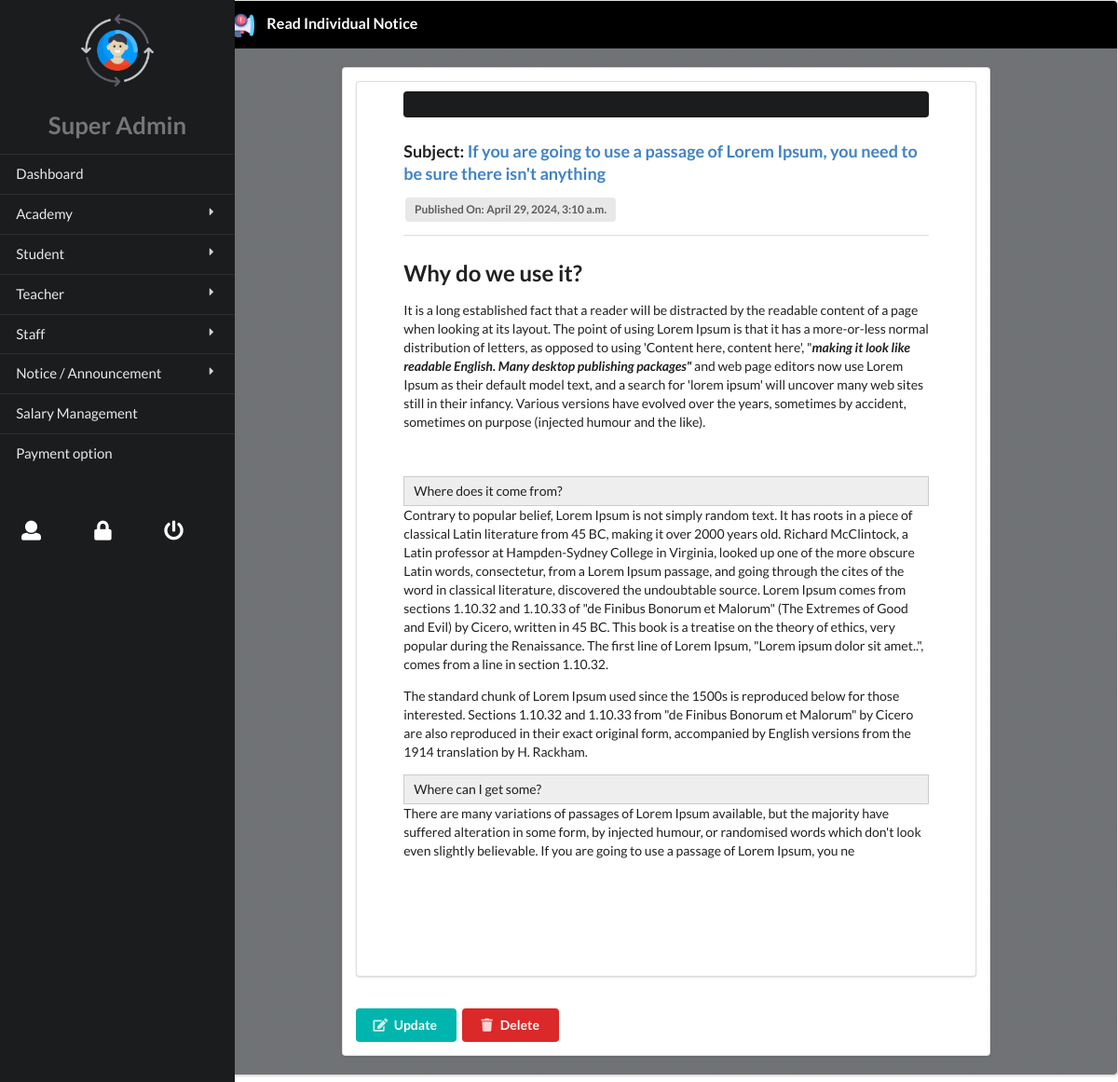
Page /superadmin/readnotice/4 on the committed database.
### superadminmanagement/models.py (models this page shows, shortened)
class Notice(models.Model):
    category_choice = {
        ('1', 'All'),
        ('2', 'Students'),
        ('3', 'Teachers'),
        ('4', 'Staffs'),
        ('5', 'Students & Teachers'),
        ('6', 'Staffs & Teachers'),
        ('7', 'Administrations'),
    }
    ACTION_CHOICE = {
        ('1', 'Publish'),
        ('0', 'Save as Draft'),
    }
    notice_subject  = models.CharField(max_length=255)
    notice_body     = RichTextField()
    publish_date    = models.DateTimeField(auto_now_add=True)
    publish_category = models.CharField(max_length=20, choices=category_choice, default=1)
    active_status   = models.CharField(max_length=2, choices=ACTION_CHOICE, default=1)
    class Meta:
        ordering = ['-publish_date']

### superadminmanagement/views.py (the view)
# urls.py: path('readnotice/<pk>', views.ReadNotice.as_view(), name="readnotice"),
class ReadNotice(DetailView):
    model = Notice
    template_name = 'superadmin/academic/individualnotice.html'
    context_object_name = 'notice'

### templates/superadmin/academic/individualnotice.html (shortened to what this page needs)
{% extends 'superadmin/menu.html' %}
{% load static %}
{% block body %}
<div class="thirteen wide column" style="z-index: 99;">
    <div class="ui segments">
        <h2 class="ui segment bg-black large block header">
            <img src="{% static '/img/notice.png' %}" alt="" class="ui mini image"> Read Individual Notice
        </h2>
        <div class="ui inverted secondary segment" style="padding: 20px 20px; margin: auto;">
            <div class="ui segment" style="width: 75%; margin: auto;">
                <div class="ui segment px-5 py-5" style="padding-bottom: 80px;">
                    <div class="ui inverted segment"></div>
                    <h3>
                        Subject: <a href="" class="ui link">{{notice.notice_subject}}</a>
                    </h3>
                    <span class="meta-text ui label">Published On: {{notice.publish_date}}</span>
                    <div class="ui divider"></div>
                    {{notice.notice_body|safe}}
                    <div class="py-5"></div>
                </div>
                <br>
                {% if notice.active_status == '0' %}
                <a href="{% url 'superadmin:updatenotice' pk=notice.pk %}" class="ui teal button"><i class="edit icon"></i>Update</a>
                {% else %}
                <a href="{% url 'superadmin:updatenotice' pk=notice.pk %}" class="ui teal button"><i class="edit icon"></i>Update</a>
                <a href="{% url 'superadmin:deletenotice' pk=notice.pk %}" class="ui red button" id="delete"><i class="trash icon"></i>Delete</a>
                {% endif %}
            </div>
        </div>
    </div>
</div>
{% endblock %}

### static/css/main.css (style rules this page uses)
.bg-black { background-color: black !important; color: #fff !important; }
.py-5 { padding: 50px 0px !important; }
.px-5 { padding: 10px 50px !important; }
.header { z-index: 1000; }
.meta-text { font-size: 13px; color: #8d8d8d; }

### rows in the picture
Notice: notice_subject "If you are going to use a passage of Lorem Ipsum, you need to be sure there isn't anything", publish_date "April 29, 2024, 3:10 a.m.", notice_body "Why do we use it? It is a long established fact that a reader will be distracted by the readable content of a page when looking at its layout. The point of using Lorem Ipsum is that it has a more-or-less normal distribution of letters, as opposed to using 'Content here, content here', \" making it look like readable English. Many desktop publishing packages\" and web page editors now use Lorem Ipsum as their default model text, and a search for 'lorem ipsum' will uncover many web sites still in their infancy. Various versions have evolved over the years, sometimes by accident, sometimes on purpose (injected humour and the like). Where does it come from? Contrary to popular belief, Lorem Ipsum…"
